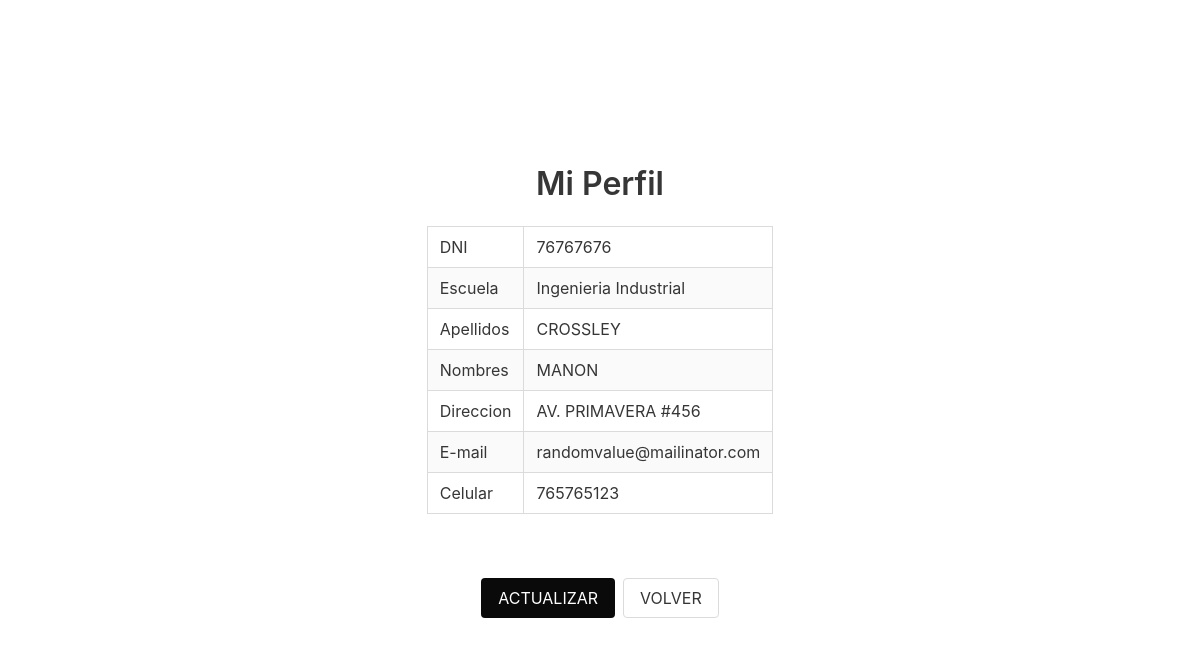
Page /perfil.php (signed in) on the committed database.
### tables this page shows
CREATE TABLE IF NOT EXISTS `egresado` (
  `dni` varchar(8) DEFAULT NULL,
  `idescuela` int(11) DEFAULT NULL,
  `direccion` varchar(250) DEFAULT NULL,
  `estado` int(1) NOT NULL,
  `idusuario` int(11) NOT NULL,
  `email` varchar(250) DEFAULT NULL,
  `apellidos` varchar(250) DEFAULT NULL,
  `nombres` varchar(250) DEFAULT NULL,
  `celular` varchar(9) DEFAULT NULL,
  KEY `FK_egresado_usuario` (`idusuario`),
  KEY `FK_egresado_escuela` (`idescuela`)
);

CREATE TABLE IF NOT EXISTS `escuela` (
  `idescuela` int(11) NOT NULL AUTO_INCREMENT,
  `escuela` varchar(200) NOT NULL,
  `idfacultad` int(11) NOT NULL,
  PRIMARY KEY (`idescuela`),
  KEY `FK_escuela_facultad` (`idfacultad`)
);

### perfil.php (the view, shortened to what this page needs)
<!DOCTYPE html>
<html lang="en">
<head>
	<?php
		include("cabecera.php");
	?>
</head>
<body>
	<div class="container centered fullscreen">
		<h1 class="title has-text-centered">Mi Perfil</h1>
	<?php
		include("utils/conexion.php");
		$codigo = $_SESSION['usuario'];
		$tipo = $_SESSION['tipo'];
		$sql = "select * from tipousuario where idtipousuario=$tipo";
		$f = mysql_query($sql, $cn);
		$r = mysql_fetch_array($f);
		$tipo_usuario = $r['tipousuario'];
		$tipo_usuario = strtolower($tipo_usuario);
		$sql = "select u.*,a.* from usuario u ,$tipo_usuario a where a.idusuario=u.idusuario and u.idusuario=$codigo";
		$f = mysql_query($sql, $cn);
		$r = mysql_fetch_array($f);
		if ($r['estado'] == 1) {
			if ($tipo == 1) {
				$sql = "select u.*,a.*,e.* from usuario u ,alumno a, escuela e where a.idusuario=u.idusuario and a.idescuela=e.idescuela and u.idusuario=$codigo";
				$f = mysql_query($sql, $cn);
				$r = mysql_fetch_array($f);
		?>
				<table class="table is-striped is-hoverable is-bordered">
					<tr>
						<td>Codigo Universitario</td>
						<td><?php echo $r['codigo_universitario']; ?></td>
					</tr>
					<tr>
						<td>DNI</td>
						<td><?php echo $r['dni']; ?></td>
					</tr>
					<tr>
						<td>Escuela</td>
						<td><?php echo utf8_decode($r['escuela']); ?></td>
					</tr>
					<tr>
						<td>Apellidos</td>
						<td><?php echo utf8_decode($r['apellidos']); ?></td>
					</tr>
					<tr>
						<td>Nombres</td>
						<td><?php echo $r['nombres']; ?></td>
					</tr>
					<tr>
						<td>Direccion</td>
						<td><?php echo $r['direccion']; ?></td>
					</tr>
					<tr>
						<td>E-mail</td>
						<td><?php echo $r['email']; ?></td>
					</tr>
					<tr>
						<td>Celular</td>
						<td><?php echo $r['celular']; ?></td>
					</tr>
				</table>
			<?php
			} else if ($tipo == 2) {
				$sql = "select u.*,e.*,eg.* from usuario u ,egresado eg, escuela e where eg.idusuario=u.idusuario and eg.idescuela=e.idescuela and u.idusuario=$codigo";
				$f = mysql_query($sql, $cn);
				$r = mysql_fetch_array($f);
			?>
				<table class="table is-bordered is-hoverable is-striped">
					<tr>
						<td>DNI</td>
						<td><?php echo $r['dni']; ?></td>
					</tr>
					<tr>
						<td>Escuela</td>
						<td><?php echo $r['escuela']; ?></td>
					</tr>
					<tr>
						<td>Apellidos</td>
						<td><?php echo $r['apellidos']; ?></td>
					</tr>
					<tr>
						<td>Nombres</td>
						<td><?php echo $r['nombres']; ?></td>
					</tr>
					<tr>
						<td>Direccion</td>
						<td><?php echo $r['direccion']; ?></td>
					</tr>
					<tr>
						<td>E-mail</td>
						<td><?php echo $r['email']; ?></td>
					</tr>
					<tr>
						<td>Celular</td>
						<td><?php echo $r['celular']; ?></td>
					</tr>
				</table>
			<?php
			} else if ($tipo == 3) {
				$sql = "select u.*,i.* from usuario u ,institucion i where i.idusuario=u.idusuario and u.idusuario=$codigo";
				$f = mysql_query($sql, $cn);
				$r = mysql_fetch_array($f);
			?>
				<table class="table is-striped is-hoverable is-bordered">
					<tr>
						<td>RUC</td>
						<td><?php echo $r['ruc']; ?></td>
					</tr>
					<tr>
						<td>Razon Social</td>
						<td><?php echo $r['razonsocial']; ?></td>
					</tr>
					<tr>
						<td>Razon Social</td>
						<td><?php echo $r['direccion']; ?></td>
					</tr>
					<tr>
						<td>E-mail</td>
						<td><?php echo $r['email']; ?></td>
					</tr>
					<tr>
						<td>Telefono</td>
						<td><?php echo $r['telefono']; ?></td>
					</tr>
				</table>
		<?php
			}
		}
		?>
		<br>
		<?php
			$sql = "select * from tipousuario where idtipousuario=$tipo";
			$f = mysql_query($sql, $cn);
			$r = mysql_fetch_array($f);
			$tipo_usuario = $r['tipousuario'];
			$tipo_usuario = strtolower($tipo_usuario);
		?>
		<div class="is-flex is-justify-content-center p-4">
			<a class="button is-black mr-2" href="actualizacion_<?php echo $tipo_usuario; ?>.php">
				ACTUALIZAR
			</a>
			<a class="button" href="principal.php">
				VOLVER
			</a>
		</div>
	</div>
</body>
</html>

### css/estilos.css (style rules this page uses)
* { margin: 0; padding: 0; box-sizing: border-box; }
.container.centered { display: grid; place-content: center; }
.container.fullscreen { min-height: 100vh; }

### rows in the picture
egresado: dni "76767676", idescuela.escuela "Ingenieria Industrial", apellidos "CROSSLEY", nombres "MANON", direccion "AV. PRIMAVERA #456", email "randomvalue@mailinator.com", celular "765765123"
